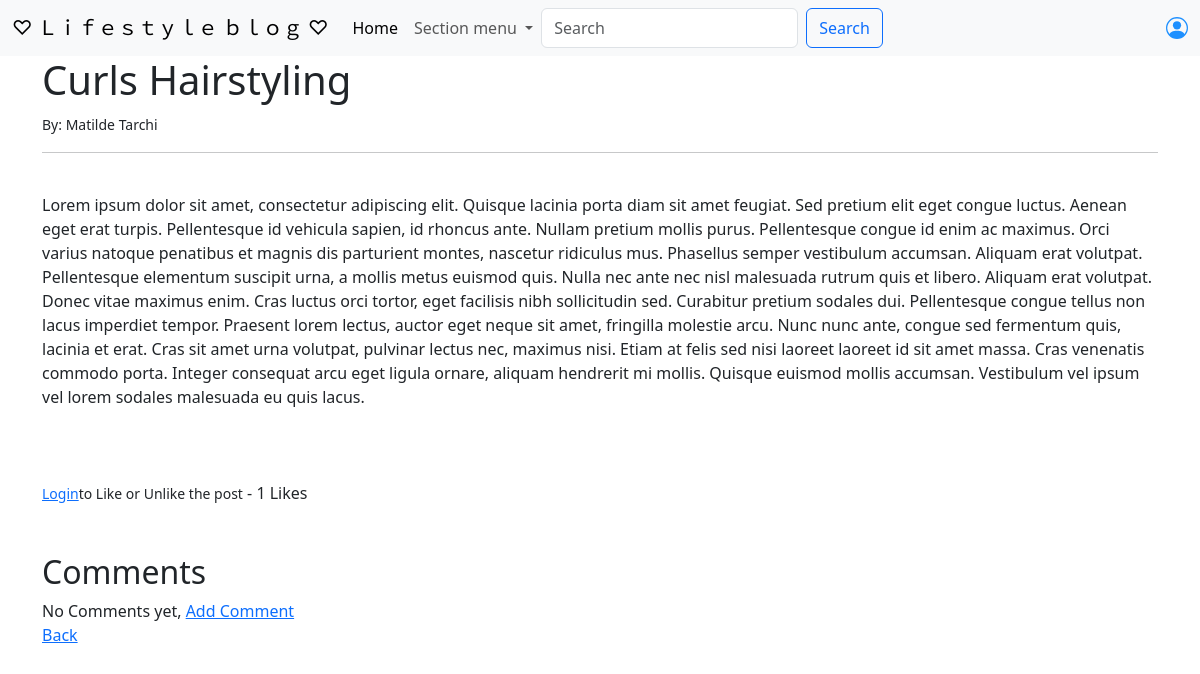
The page /article/1 on the database as committed earlier.
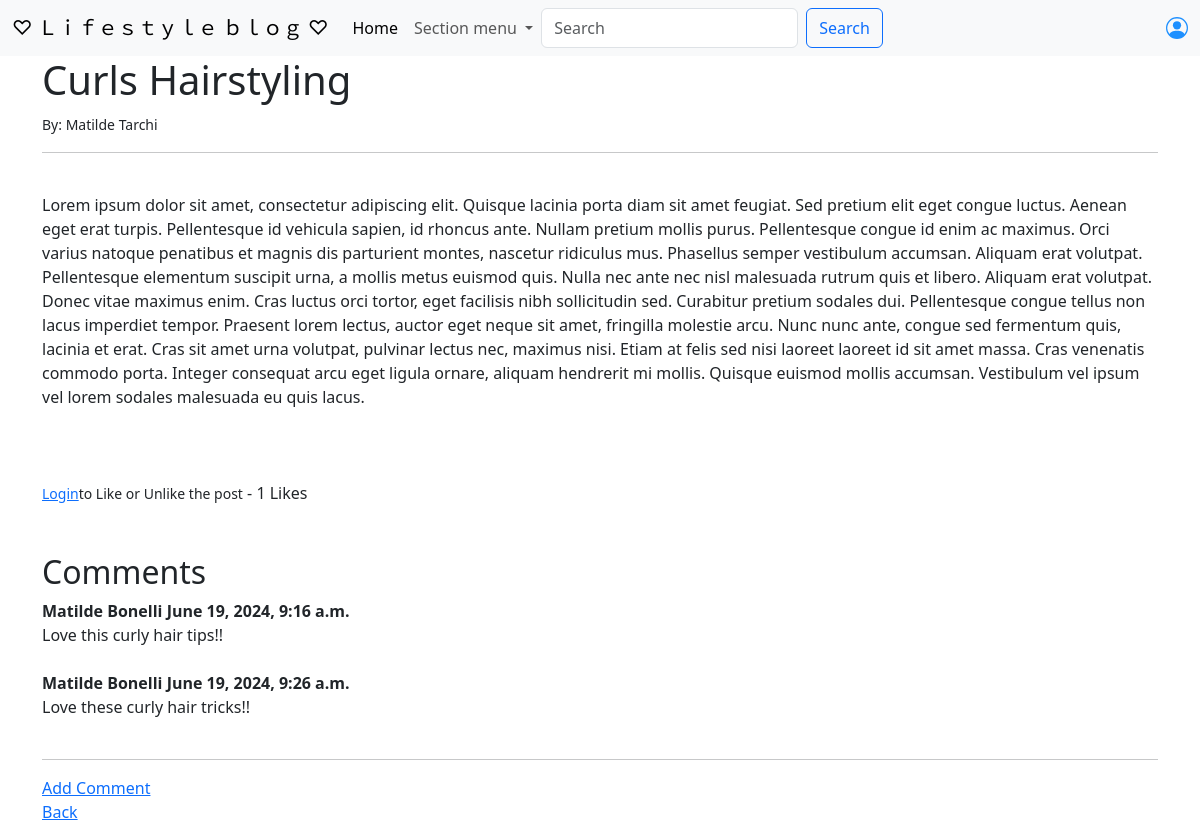
The same page on the database as committed later.
### TheBlog/models.py (models this page shows, shortened)
class Post(models.Model):
    title = models.CharField(max_length=255)
    title_tag = models.CharField(max_length=255, default="Blog")
    category = models.CharField(max_length=255, default="Blog")
    author = models.ForeignKey(User, on_delete=models.CASCADE)
    description = models.CharField(max_length=255, default="No description")
    body = RichTextField(blank=True, null=True)
    likes = models.ManyToManyField(User, related_name='blog_posts')
    def total_likes(self):
        return self.likes.count()

class Comment(models.Model):
    post = models.ForeignKey(Post, related_name='comments', on_delete=models.CASCADE)
    name = models.CharField(max_length=255)
    body = models.TextField()
    date_added = models.DateTimeField(auto_now_add=True)

### TheBlog/views.py (the view)
# urls.py: path('article/<int:pk>', ArticleDetailView.as_view(), name='article'),
class ArticleDetailView(DetailView):
    model = Post
    template_name = 'article.html'
    def get_context_data(self, *args, **kwargs):
        liked = False
        cat_menu = Category.objects.all()
        context = super(ArticleDetailView, self).get_context_data(**kwargs)
        cont = get_object_or_404(Post, id=self.kwargs['pk'])
        total_likes = cont.total_likes()
        if cont.likes.filter(id=self.request.user.id).exists():
            liked = True
        context['cat_menu'] = cat_menu
        context['total_likes'] = total_likes
        context['liked'] = liked
        return context

### TheBlog/models.py (called while the page is built)
    def __str__(self):
        return self.name

### TheBlog/templates/article.html (shortened to what this page needs)
{% extends 'base.html' %}
{% block content %}
    <h1>{{ post.title }} </h1>
    <small> By: {{ post.author.first_name }}
            {{ post.author.last_name }} </small> <br>
    <hr>
    <br>
    {{ post.body|safe }}
    <br><br>
    <br><br>
    <form action="{% url 'like_post' post.pk %}" method="POST">
        {% if user.is_authenticated %}
            {% if liked %}
                <button type = "submit", name = "post_id" , value = "{{ post.id }}" ,
                        class = "btn btn-danger btn-sm"> Unlike </button>
            {% else %}
                <button type = "submit", name = "post_id" , value = "{{ post.id }}" ,
                        class = "btn btn-primary btn-sm"> Like </button>
            {% endif %}
        {% else %}
            <small><a href="{% url 'login' %}">Login</a>to Like or Unlike the post</small>
        {% endif %}
        - {{ total_likes }} Likes
    </form>
    <br><br>
    <h2> Comments</h2>
    {% if not post.comments.all %}
        No Comments yet, <a href="{% url 'add_comment' post.pk %}"> Add Comment </a>
    {% else %}
        {% for comment in post.comments.all %}
            <strong>
                {{ comment.name }}
                {{ comment.date_added }}
            </strong>
                <br>
                {{ comment.body }}
                <br><br>
        {% endfor %}
        <hr>
        <a href="{% url 'add_comment' post.pk %}"> Add Comment </a>
    {% endif %}
    <br>
    <a href=" {% url 'home' %}"> Back </a>
{% endblock %}

### TheBlog/templates/base.html (shortened to what this page needs)
<!doctype html>
<html lang="en">
    <head>
        <link href="https://cdn.jsdelivr.net/npm/bootstrap@5.3.3/dist/css/bootstrap.min.css" rel="stylesheet">
    </head>
    <body>
        <nav class="navbar navbar-expand-lg bg-body-tertiary">
            <div class="container-fluid">
                <a class="navbar-brand" href=" {% url 'home' %}"> ♡ Ｌｉｆｅｓｔｙｌｅ  ｂｌｏｇ ♡ </a>
                <div class="collapse navbar-collapse" id="navbarSupportedContent">
                    <ul class="navbar-nav me-auto mb-2 mb-lg-0">
                        {% if user.is_authenticated %}
                            <li class="nav-item">
                                <a class="nav-link active" aria-current="page" href="{% url 'home' %}"> Home </a>
                            </li>
                            <li class="nav-item">
                              <a class="nav-link" href=" {% url 'add_post' %}"> Create a New Post </a>
                            </li>
                            <li class="nav-item dropdown">
                                <a class="nav-link dropdown-toggle" href="#" role="button" data-bs-toggle="dropdown" aria-expanded="false">
                                    Section menu
                                </a>
                                <ul class="dropdown-menu">
                                    <li><a class="dropdown-item" href="{% url 'home' %}"> All articles </a></li>
                                    {% for item in cat_menu %}
                                        <li><a class="dropdown-item" href="{% url 'category' item|slugify %}"> {{ item }} </a></li>
                                    {% endfor %}
                                </ul>
                            </li>
                        {% else %}
                            <li class="nav-item">
                                <a class="nav-link active" aria-current="page" href="{% url 'home' %}"> Home </a>
                            </li>
                            <li class="nav-item dropdown">
                                <a class="nav-link dropdown-toggle" href="#" role="button" data-bs-toggle="dropdown" aria-expanded="false">
                                    Section menu
                                </a>
                            </li>
                        {% endif %}
                        <li class="d-flex" role="radio">
                            <input class="form-control me-2" type="search" placeholder="Search" aria-label="Search">
                            <button class="btn btn-outline-primary" type="submit"> Search </button>
                        </li>
                    </ul>
                    {% if user.is_authenticated %}
                        <div class="nav-item dropdown">
                            <a class="nav-link d-flex align-items-center" href="#" role="button" data-bs-toggle="dropdown" aria-expanded="false">
                                <svg xmlns="http://www.w3.org/2000/svg" width="22" height="22" fill="dodgerblue" class="bi bi-person-circle" viewBox="0 0 16 16">
                                    <path d="M11 6a3 3 0 1 1-6 0 3 3 0 0 1 6 0"></path>
                                    <path fill-rule="evenodd" d="M0 8a8 8 0 1 1 16 0A8 8 0 0 1 0 8m8-7a7 7 0 0 0-5.468 11.37C3.242 11.226 4.805 10 8 10s4.757 1.225 5.468 2.37A7 7 0 0 0 8 1"></path>
                                </svg>
                            </a>
                            <ul class="dropdown-menu dropdown-menu-end">
                                <li><a class="dropdown-item" href="#"> Profile </a></li>
                                <li><a class="dropdown-item" href="{% url 'edit_profile' %}"> Edit Profile </a></li>
                                <li class="dropdown-item">
                                    <a class="nav-link" href="#" onclick="document.getElementById('logout-form').submit();"> Logout </a>
                                </li>
                            </ul>
                             <form id="logout-form" action="{% url 'logout' %}" method="post" style="display: none;">
                                {% csrf_token %}
                            </form>
                        </div>
                    {% else %}
                        <div class="nav-item dropdown">
                            <a class="nav-link d-flex align-items-center" href="#" role="button" data-bs-toggle="dropdown" aria-expanded="false">
                            </a>
                        </div>
                    {% endif %}
                </div>
            </div>
        </nav>
        <div class="container">
            {% block content %}
            {% endblock %}
        </div>
    </body>
</html>

Rows that differ between the two databases and show on the page:
added Comment: name "Matilde Bonelli", date_added "June 19, 2024, 9:16 a.m.", body "Love this curly hair tips!!"
added Comment: name "Matilde Bonelli", date_added "June 19, 2024, 9:26 a.m.", body "Love these curly hair tricks!!"
Other text that changed with them:
text no longer shown: "No Comments yet,"
